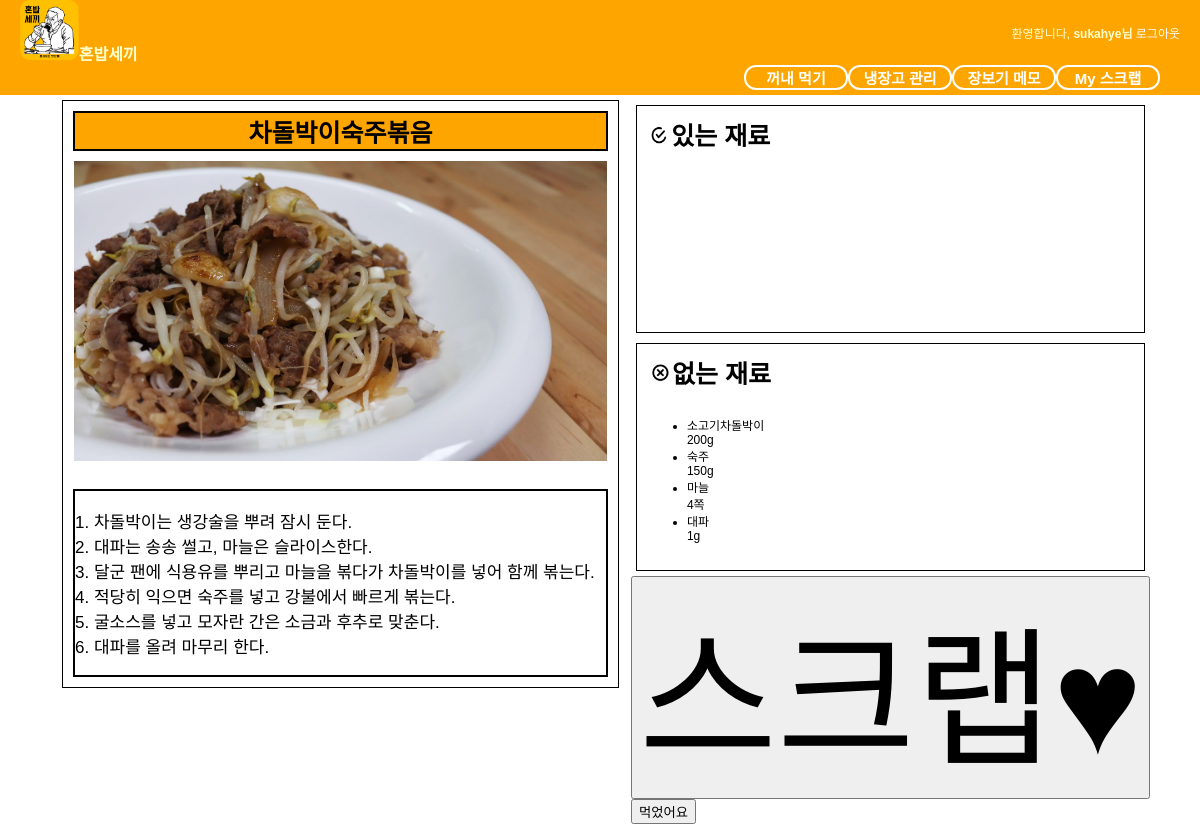
Page /fridge/9/menu_detail/ (signed in) on the committed database.
### fridge/models.py (models this page shows, shortened)
class Menu(models.Model):
    menu_name = models.CharField(max_length=50)
    menu_image = models.ImageField(verbose_name='menu_image', upload_to='images/menu', blank=True)
    menu_thumbnail = ImageSpecField(source='menu_image', processors=[ResizeToFill(128, 128)],
                                    format='JPEG',
                                    options={'quality': 60})
    main_ingredients = JSONField(verbose_name='main_ingredients', default=dict)
    sub_ingredients = JSONField(verbose_name='sub_ingredients', default=dict)
    class Meta:
        verbose_name = 'Cooking Menu'
        ordering = ['menu_name']

class Recipe(models.Model):
    sauce = models.ManyToManyField(Sauce, related_name='sauce')
    description = models.TextField()
    menu = models.OneToOneField('Menu', on_delete=models.CASCADE, related_name='recipe')
    class Meta:
        verbose_name = 'Recipe'

class Ingredient(models.Model):
    ingredientName = models.CharField(max_length=50)
    type = models.IntegerField(default=0)
    category = models.IntegerField(default=0)
    storageMethod = models.IntegerField(default=0)
    unit = models.CharField(max_length=100)
    defaultValue = models.IntegerField(default=0)
    ingredientCode = models.IntegerField(default=0)

### fridge/views.py (the view, shortened to what this page needs)
# urls.py: url(r'^(?P<pk>[0-9]+)/menu_detail/$', RecommendationDetail.as_view(), name='menu_detail'),
class RecommendationDetail(View):
    def get(self, request, pk):
        template_name = 'fridge/menu_detail.html'
        recom_menu = get_object_or_404(Menu, pk=pk)
        yes_ingre, no_ingre = Recommendation.has_what(request.user, pk)
        return render(request, template_name, {'menu': recom_menu,
                                               'yes_ingre': yes_ingre,
                                               'no_ingre': no_ingre})

### fridge/fields.py (called while the page is built)
    def to_python(self, value):
        if self.blank and not value:
            return None
        if isinstance(value, six.string_types):
            try:
                return json.loads(value)
            except Exception as e:
                raise ValidationError(str(e))
        else:
            return value

        def from_db_value(self, value, expression, connection):
            return self.to_python(value)

### fridge/templates/fridge/menu_detail.html (shortened to what this page needs)
{% extends "base.html" %}
{% load staticfiles %}
{% block extrastyle %}{% static "fridge/menu_detail.css" %}{% endblock %}
{% block content %}
<div id="content">
    <div class="wrapper">
        <div id="recipe">
            <p class="menuTitle" style="text-align:center">{{ menu.menu_name }}</p>
            {% if menu.menu_image %}
            <img src="{{ menu.menu_image.url }}" height="300"> <br><br>
            {% else %}
            <img src="//:0" height="300" title="사진 불러오기"> <br><br>
            {% endif %}
            <div class="menuDescription">
              <p>{{ menu.recipe.description|linebreaks }}</p>
            </div>
        </div>
        <div class="ingredients">
            <div id="yes_ingredients">
                <p class="title"><img src="{% static 'img/checkbox.png' %}" style="height:20px;">있는 재료</p> <br>
            </div>
            <div id="no_ingredients">
                <p class="title"><img src="{% static 'img/xbox.png' %}" style="height:20px;">없는 재료</p> <br>
                <ul>
                    {% for ingre_code, ingre_weight in no_ingre.items %}
                    <li>{{ ingre_code.ingredientName }}<br>
                        {{ ingre_weight }}{{ ingre_code.unit }}
                    </li>
                    {% endfor %}
                </ul>
            </div>
            <div class = "scrap">
                <form method="POST" action="{% url 'fridge:do_scrap' menu.id %}">{% csrf_token %}<input id="scrapbutton" type="submit" style="font-size:150px;" value="스크랩&hearts;"></form>
            </div>
            <div>
            <form method="POST" action="{% url 'fridge:menu_detail' menu.id %}">{% csrf_token %}<input type="submit" value="먹었어요"></form>
            </div>
        </div>
    </div>
</div>
{% endblock %}

### templates/base.html (shortened to what this page needs)
<!DOCTYPE html>
<html lang="ko">
{% load staticfiles %}
<head>
</head>
<link rel="stylesheet" type="text/css" href="{% static "css/base.css" %}" />
<link rel="stylesheet" type="text/css" href="{% block extrastyle %}{% endblock %}"/>
<body>
    <div id="header">
        <h2 class="maintitle"><img src="{% static 'img/혼밥세끼.png' %}" style="height:60px;">혼밥세끼</h2>
        {% if user.is_active %}
        <h4 class="welcome">환영합니다,
            <strong>{% firstof user.get_short_name user.get_username %}님</strong>
            <a href="{% url 'logout' %}">로그아웃</a>
        </h4>
        {% else %}
        <h4 class="welcome">환영합니다, 게스트 사용자님 /
            <a href="{% url 'login' %}">로그인</a>
            <a href="{% url 'register' %}">회원가입</a>
        </h4>
        {% endif %}
    </div>
    <div id="menu">
        <li><a href ="{% url 'fridge:scrap_list' %}">My 스크랩</a></li>
        <li><a href ="{% url 'fridge:shopping' %}">장보기 메모</a></li>
        <li><a href ="{% url 'fridge:manage' %}">냉장고 관리</a></li>
        <li><a href ="{% url 'fridge:recommendation' %}">꺼내 먹기</a></li>
    </div>
    {% block content %} {% endblock %}
</body>
</html>

### static/css/base.css (style rules this page uses)
body { font-family: "Lucida Grande", Verdana, Arial, sans-serif; font-size: 12px; }
div#header { position: absolute; top: 0px; left: 0px; height: 30px; width:100%; display: table; background: orange; }
div#menu { position: absolute; top:65px; left:0px; height:30px; width: 100%; display: table; table-layout:fixed; border-spacing: 40px 0px; background: orange; font-size: 15px; }
div#content { position: absolute; top:100px; left:50px; right:50px; }
.maintitle { display: table-cell; vertical-align: middle; padding-left:20px; color: #ffc; font-weight: bold; font-size: 16px; }
.welcome { display:table-cell; vertical-align: middle; text-align: right; padding-right: 20px; color: #ffc; font-weight: normal; font-size: 12px; }
div#menu a:link, div#menu a:visited { color: white; }
div#menu >li { display: table-cell; vertical-align: middle; border: 2px solid white; border-radius: 12px; text-align: center; font-weight: bold; text-decoration:none; float : right; width : 100px }

### fridge/static/fridge/menu_detail.css (style rules this page uses)
div.wrapper { display: flex; flex: 1; }
p.title { font-size: 25px; font-weight: bold; margin : 0 auto; }
p.menuTitle { font-size: 25px; font-weight: bold; border-width : 2px; border-style : solid; bodrer-color : black; background : orange; display : block; margin : 0 auto; }
div#recipe > img { display: block; margin-left : auto; margin-right : auto; margin-top : 10px }
div.menuDescription { border-width : 2px; border-style : solid; border-color : black; font-size : 17px }
div.ingredients { display: flex; flex-direction: column; flex-grow:1; }
div#recipe { font-size: 17px border-color:black; border-width:1px; border-style:solid; width: 50%; padding:10px; display: inline; margin: 0 1em 0 1em; }
div#yes_ingredients { border-color:black; border-width:1px; border-style:solid; padding: 10px; margin: 5px; flex: 0 0 35% }
div#no_ingredients { border-color:black; border-width:1px; border-style:solid; padding: 10px; margin: 5px; flex: 0 0 35% }

### templates/base.html (style rules this page uses)
a:link { text-decoration: none; color: white; }

### rows in the picture
Menu: menu_name "차돌박이숙주볶음", menu_image (picture), recipe.description "1. 차돌박이는 생강술을 뿌려 잠시 둔다. 2. 대파는 송송 썰고, 마늘은 슬라이스한다. 3. 달군 팬에 식용유를 뿌리고 마늘을 볶다가 차돌박이를 넣어 함께 볶는다. 4. 적당히 익으면 숙주를 넣고 강불에서 빠르게 볶는다. 5. 굴소스를 넣고 모자란 간은 소금과 후추로 맞춘다. 6. 대파를 올려 마무리 한다."
Ingredient: ingredientName "소고기차돌박이", ingre_weight "200", unit "g"
Ingredient: ingredientName "숙주", ingre_weight "150", unit "g"
Ingredient: ingredientName "마늘", ingre_weight "4", unit "쪽"
Ingredient: ingredientName "대파", storageMethod "1", unit "g"
